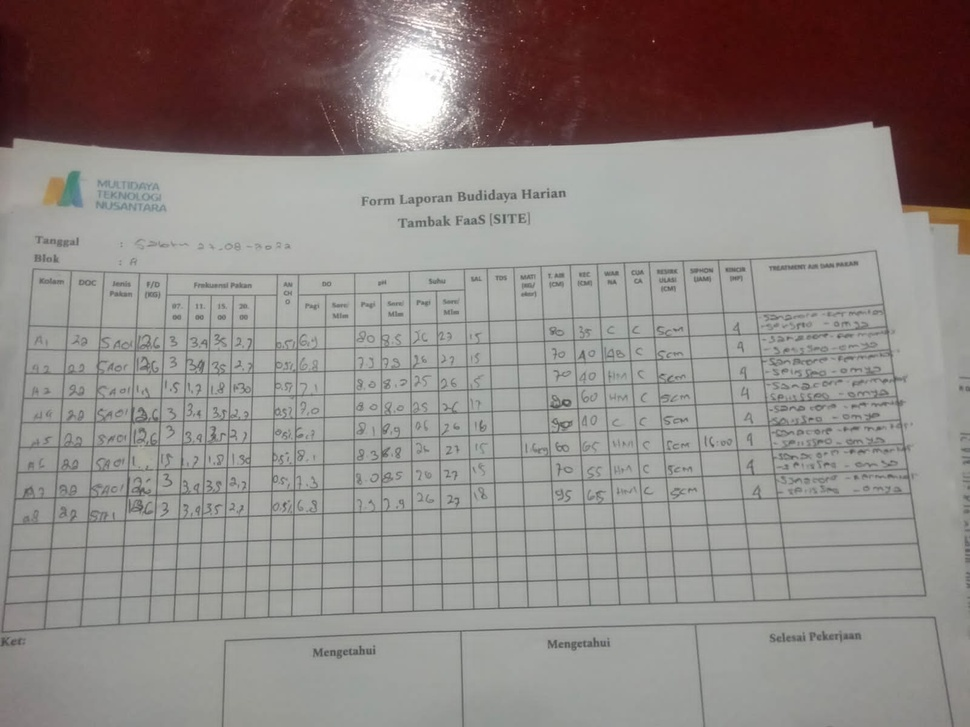
#> input picture data-ocr/20f66705-c840-44b2-ad04-895490009eb0.JPG, 970 x 727 px, shrunk from 1600 x 1200 before the run
$ jupyter execute --allow-errors 'OCR read table.ipynb'   (older library calls are emulated)
#> lines starting #> are read from the running program, lines starting #| are printed output that depends on the picture; after the words box and inside, x2 and y2 are one past the last pixel; in counts of white or black regions, pixels touching at a corner belong together
[cell 1]
# import the necessary packages
from sklearn.cluster import AgglomerativeClustering
from pytesseract import Output
import pandas as pd
import numpy as np
import pytesseract
import imutils
import cv2
from PIL import Image
import matplotlib.pyplot as plt

[cell 2]
# set a seed for our random number generator
np.random.seed(42)

# load the input image and convert it to grayscale
image = cv2.imread('data-ocr/20f66705-c840-44b2-ad04-895490009eb0.JPG')
#> image is the input picture: shape (727, 970, 3); mean B, G, R 133.1, 135.9, 143.1
gray = cv2.cvtColor(image, cv2.COLOR_BGR2GRAY)

[cell 3]
# initialize a rectangular kernel that is ~5x wider than it is tall,
# then smooth the image using a 3x3 Gaussian blur and then apply a
# blackhat morphological operator to find dark regions on a light
# background
kernel = cv2.getStructuringElement(cv2.MORPH_RECT, (51, 11))
gray = cv2.GaussianBlur(gray, (3, 3), 0)
blackhat = cv2.morphologyEx(gray, cv2.MORPH_BLACKHAT, kernel)
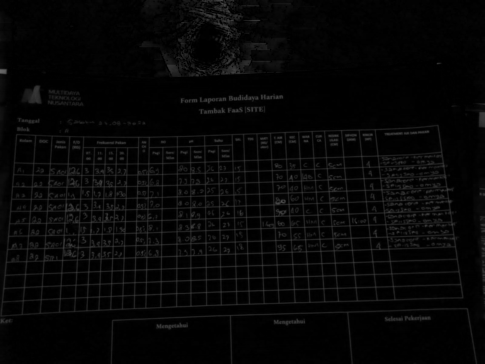
#> blackhat: shape (727, 970) (shown at 1/2 size); min 0, max 104, mean 6.6

# compute the Scharr gradient of the blackhat image and scale the
# result into the range [0, 255]
grad = cv2.Sobel(blackhat, ddepth=cv2.CV_32F, dx=1, dy=0, ksize=-1)
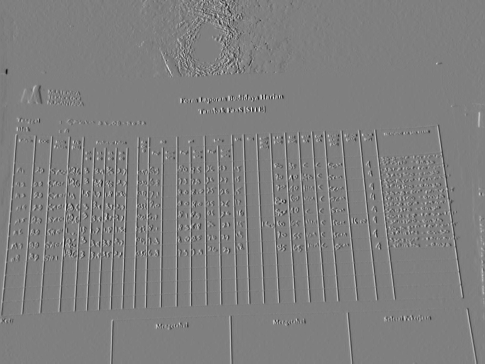
#> grad: shape (727, 970) float32 (shown at 1/2 size); min -899, max 896, mean 0.1; drawn with min black and max white
grad = np.absolute(grad)
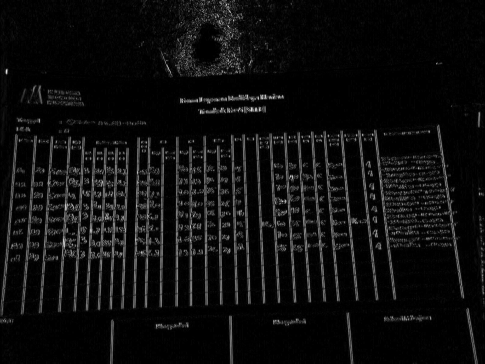
#> grad: shape (727, 970) float32 (shown at 1/2 size); min 0, max 899, mean 51.8; drawn with min black and max white
(minVal, maxVal) = (np.min(grad), np.max(grad))
#> minVal = 0; maxVal = 899
grad = (grad - minVal) / (maxVal - minVal)
grad = (grad * 255).astype("uint8")

# apply a closing operation using the rectangular kernel to close
# gaps in between characters, apply Otsu's thresholding method, and
# finally a dilation operation to enlarge foreground regions
grad = cv2.morphologyEx(grad, cv2.MORPH_CLOSE, kernel)
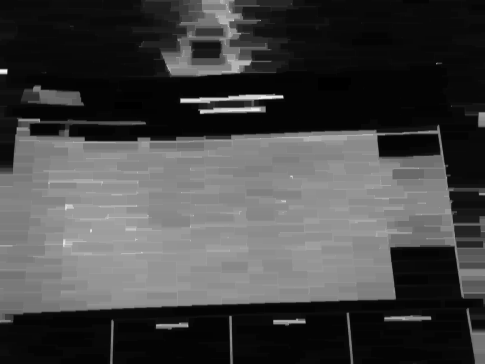
#> grad: shape (727, 970) (shown at 1/2 size); min 0, max 255, mean 68.5
thresh = cv2.threshold(grad, 0, 255,
                       cv2.THRESH_BINARY | cv2.THRESH_OTSU)[1]
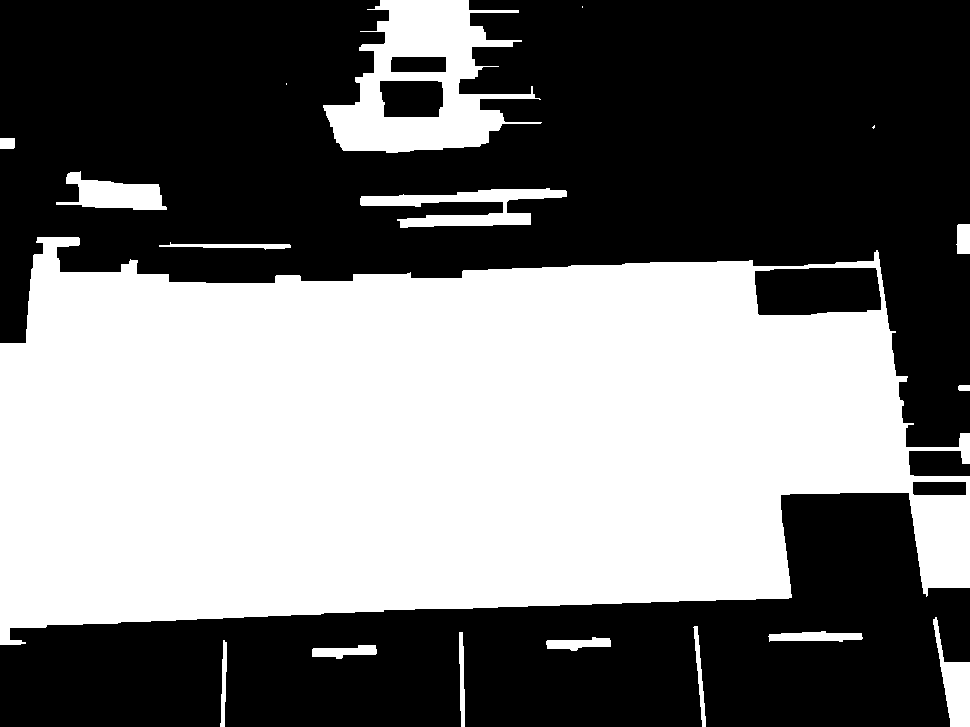
#> thresh: shape (727, 970); 45.5% white; 18 white regions (3 under 20 px), largest, box (x1, y1, x2, y2) and area: (0, 237, 970, 645) 293030, (323, 0, 542, 153) 15816, (360, 188, 567, 228) 3547
thresh = cv2.dilate(thresh, None, iterations=3)
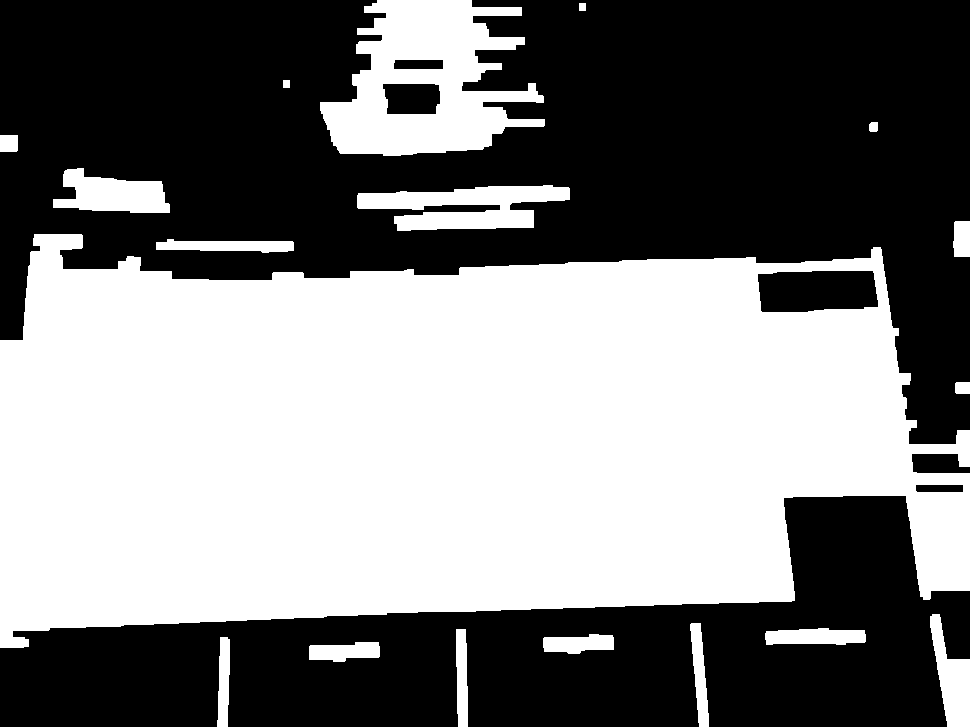
#> thresh: shape (727, 970); 48.9% white; 18 white regions
plt.figure(figsize = (20, 10))
plt.imshow(thresh)

[cell 4]
# find contours in the thresholded image and grab the largest one,
# which we will assume is the stats table
cnts = cv2.findContours(thresh.copy(), cv2.RETR_EXTERNAL,
                        cv2.CHAIN_APPROX_SIMPLE)
#> cnts = 18 contours; largest, box (x1, y1, x2, y2) and area: (0, 234, 970, 648) 306494, (320, 0, 545, 156) 21792, (357, 185, 570, 231) 5502, (53, 168, 170, 213) 3238, (930, 614, 970, 727) 2300
cnts = imutils.grab_contours(cnts)

tableCnt = max(cnts, key=cv2.contourArea)
#> tableCnt = contour of 346 points, box (x1, y1, x2, y2) (0, 234, 970, 648), area 306494

# compute the bounding box coordinates of the stats table and extract
# the table from the input image

(x, y, w, h) = cv2.boundingRect(tableCnt)
#> x = 0; y = 234; w = 970; h = 414
table = image[y:y + h, x:x + w]
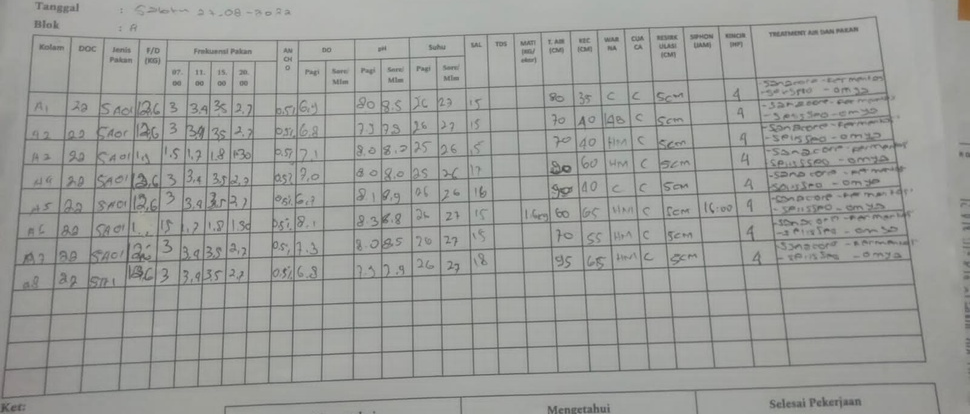
#> table: shape (414, 970, 3); mean B, G, R 154.1, 157.2, 156

plt.figure(figsize = (20, 10))
plt.imshow(table)

$ run again, with data-ocr/0EAC26CF-CAA4-4B5B-B521-EA0E42EF650A.JPG copied over data-ocr/20f66705-c840-44b2-ad04-895490009eb0.JPG
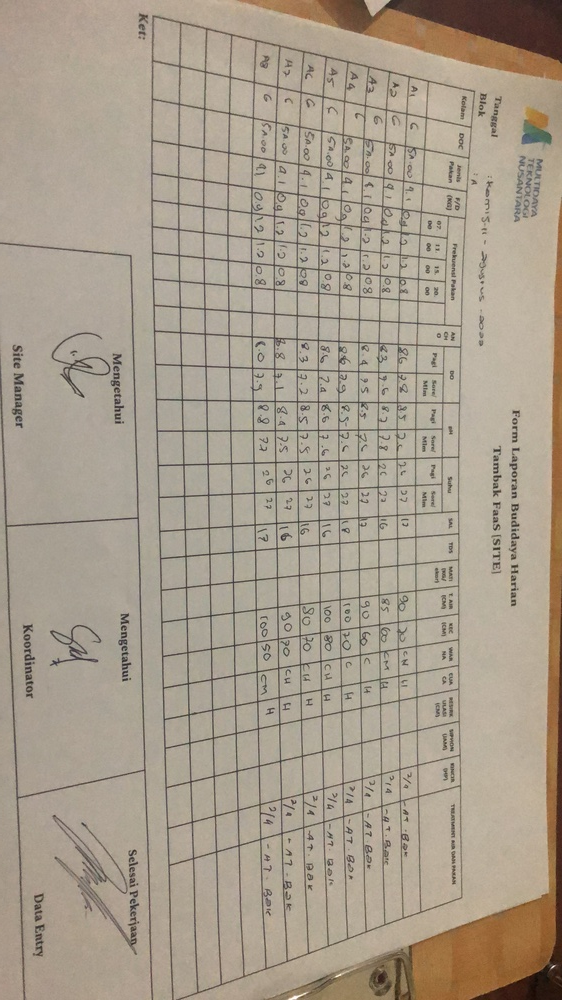
#> input picture data-ocr/0EAC26CF-CAA4-4B5B-B521-EA0E42EF650A.JPG, 562 x 1000 px, shrunk from 2160 x 3840 before the run
#> image is the input picture: shape (1000, 562, 3); mean B, G, R 140.4, 156.5, 168
#> minVal = 0; maxVal = 1308
#> `thresh = cv2.dilate(thresh, None, iterations=3)`:
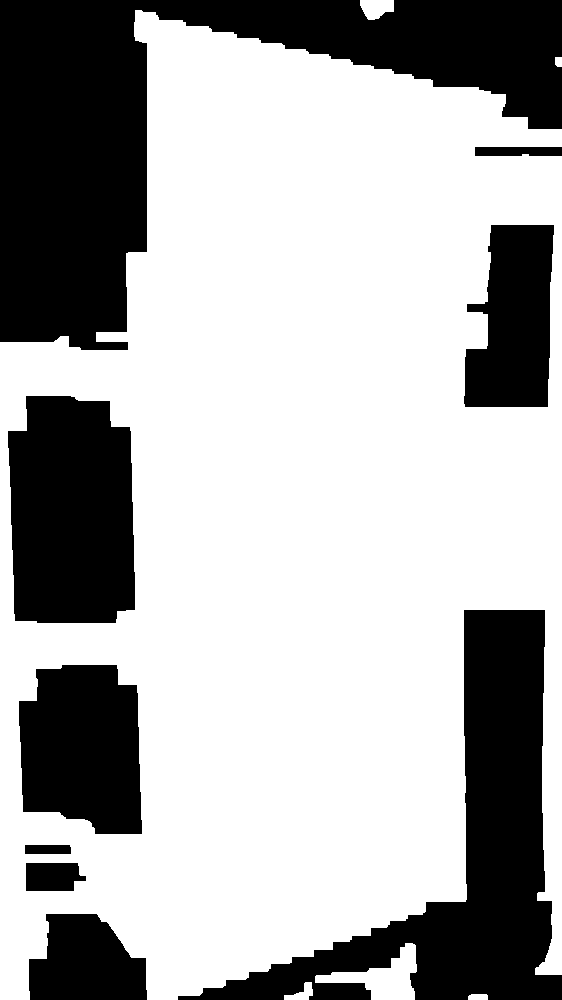
#> thresh: shape (1000, 562); 67.2% white; 9 black regions
#> cnts = 6 contours; box (x1, y1, x2, y2) and area: (0, 10, 562, 1000) 430127, (315, 943, 417, 1000) 2284, (360, 0, 394, 20) 472, (284, 982, 313, 1000) 218, (468, 994, 488, 1000) 92, (555, 57, 562, 67) 52
#> tableCnt = contour of 339 points, box (x1, y1, x2, y2) (0, 10, 562, 1000), area 430127
#> x = 0; y = 10; w = 562; h = 990
#> `table = image[y:y + h, x:x + w]`:
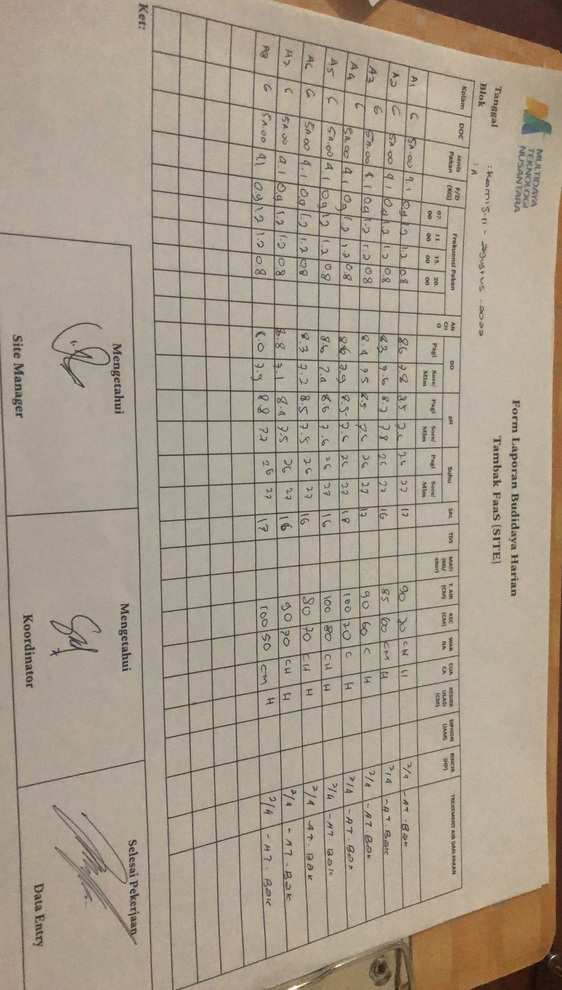
#> table: shape (990, 562, 3); mean B, G, R 140.8, 156.9, 168.3
